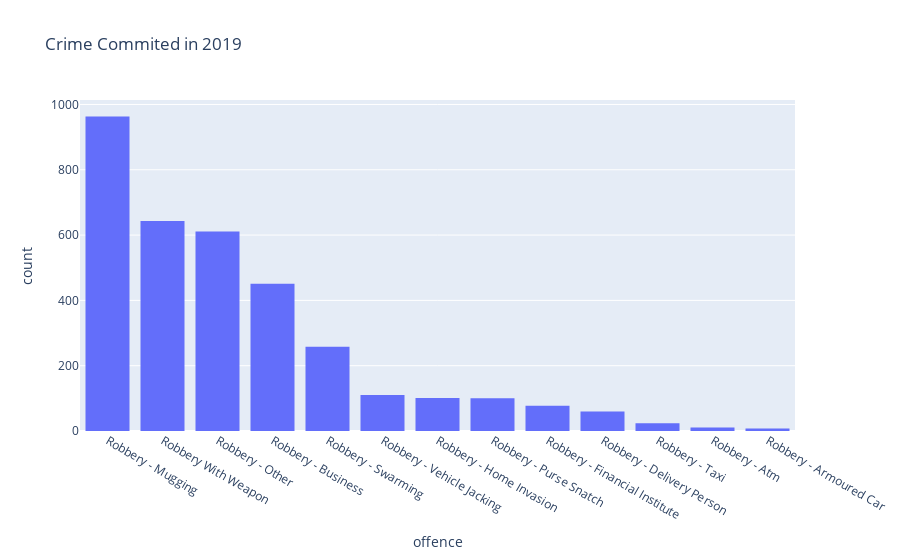

This figure's notebook cell:
### Code cell
px.histogram(data_frame=robbery_crime,x='offence',title='Crime Commited in 2019').update_xaxes(categoryorder='total descending')

### Figure 1 — Plotly figure (JSON) as saved in the notebook; plotly's stock layout.template omitted (floating-point values rounded to 4 significant figures; data arrays with more than 128 entries replaced by an {"elided": "..."} marker saying what was removed)
{"data": [{"alignmentgroup": "True", "bingroup": "x", "hovertemplate": "offence=%{x}<br>count=%{y}<extra></extra>", "legendgroup": "", "marker": {"color": "#636efa"}, "name": "", "offsetgroup": "", "orientation": "v", "showlegend": false, "type": "histogram", "x": {"elided": "3417 str values"}, "xaxis": "x", "yaxis": "y"}], "layout": {"autosize": true, "barmode": "relative", "legend": {"tracegroupgap": 0}, "title": {"text": "Crime Commited in 2019"}, "xaxis": {"anchor": "y", "autorange": true, "categoryorder": "total descending", "domain": [0, 1], "range": [-0.5, 12.5], "title": {"text": "offence"}, "type": "category"}, "yaxis": {"anchor": "x", "autorange": true, "domain": [0, 1], "range": [0, 1014.0], "title": {"text": "count"}}}}
